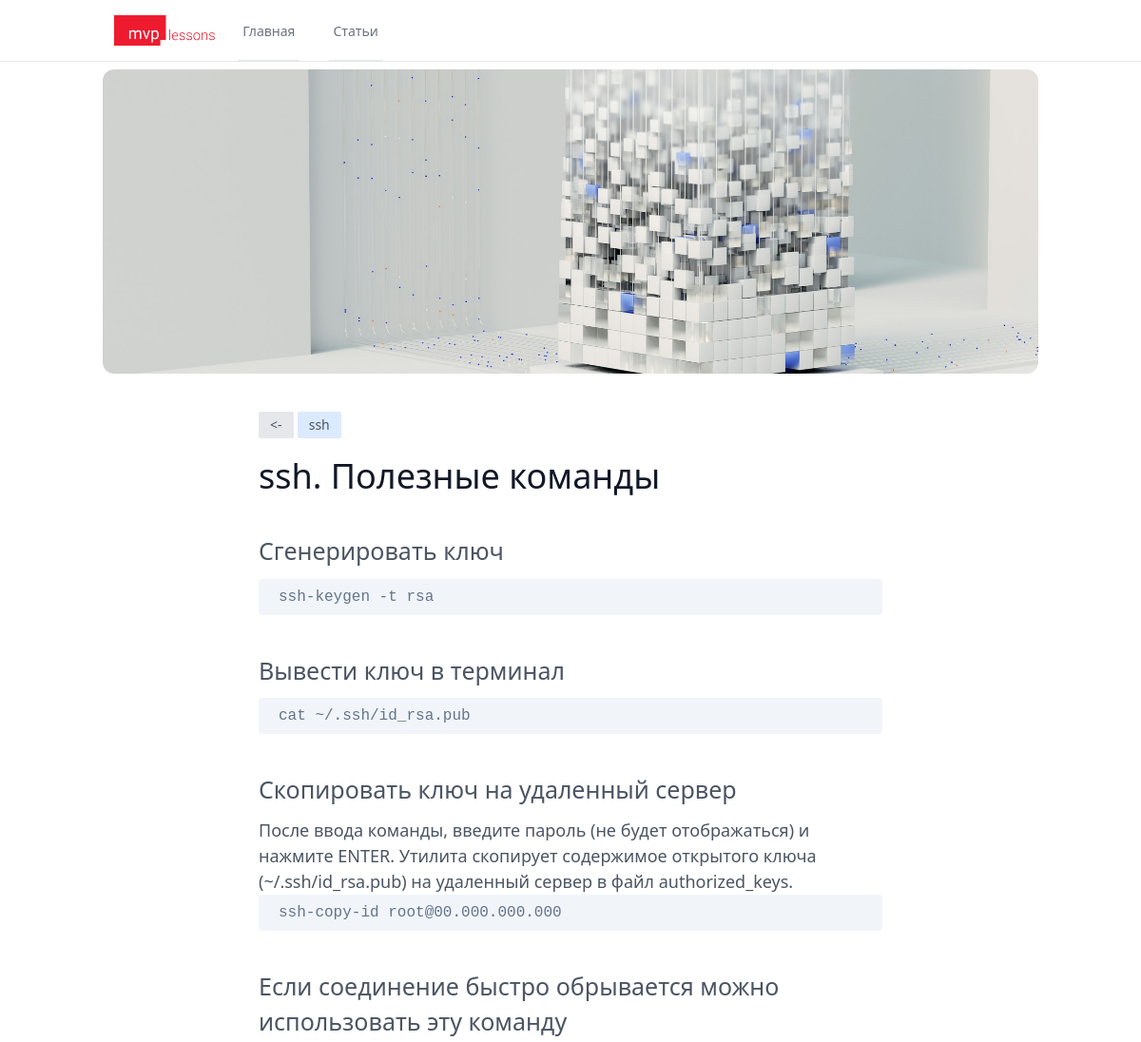
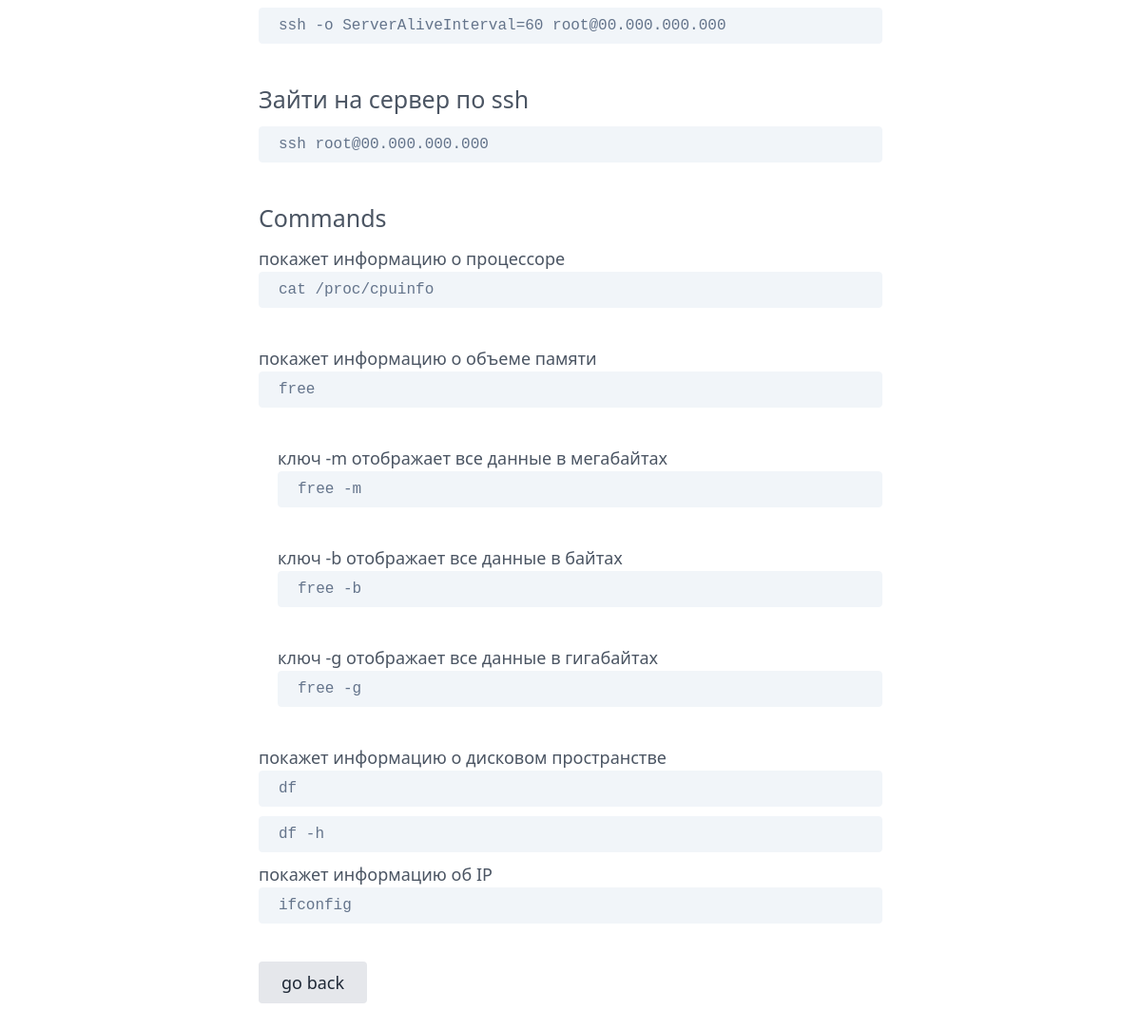
/articles/ssh-poleznye-komandy, run on the app's committed database (2 pictures, top to bottom).
### mvpcode/models.py (models this page shows, shortened)
class Article(models.Model):
    rubric = models.CharField(max_length=255, verbose_name='Рубрика')
    title = models.CharField(max_length=255, verbose_name='Заголовок')
    slug = models.SlugField(max_length=255, unique=True, db_index=True, verbose_name='slug')
    cover_photo = models.ImageField(upload_to='photos/articles/')
    article_head_photo = models.ImageField(upload_to='photos/articles/')
    short = models.TextField(blank=True, verbose_name='Короткое описание')
    text = models.TextField(blank=True, verbose_name='Текст')
    sort = models.CharField(max_length=4, blank=True, verbose_name='Сортировка')
    time_create = models.DateTimeField(auto_now_add=True, verbose_name='Создание')
    time_update = models.DateTimeField(auto_now=True, verbose_name='Обновлено')
    is_published = models.BooleanField(default=True, verbose_name='Опубликован')
    catarticle = models.ForeignKey('Categoryarticle', on_delete=models.PROTECT)
    class Meta:
        verbose_name = 'Статья'
        verbose_name_plural = 'Статьи'
        ordering = ['time_create', 'title']

### mvpcode/views.py (the view)
# urls.py: path('articles/<slug:slug>', ArticlesDetail.as_view(), name='articledetail'),
class ArticlesDetail(DetailView):
    model = Article
    template_name = 'mvpcode/articledetail.html'
    slug_url_kwarg = 'slug'
    context_object_name = 'article'
    def get_context_data(self, **kwargs):
        context = super().get_context_data(**kwargs)
        article = context['article']
        html_text = mark_safe(markdown(article.text))
        context['html_text'] = html_text
        return context

### mvpcode/templatetags/mvpcode_extras.py (called while the page is built)
@register.filter()
def convert_markdown(value):
    return markdown.markdown(value)

### mvpcode/templates/mvpcode/articledetail.html (shortened to what this page needs)
{% extends 'mvpcode/layout.html' %}
{% load mvpcode_extras %}
{% load static %}
{% block content %}
<section class="text-gray-600 body-font mb-20">
  <div class="container mx-auto flex px-5  items-center justify-center flex-col">
    <img class="w-full h-80 mb-10 object-cover object-center rounded-xl" alt="hero"
         src="{{ article.article_head_photo.url }}">
    <div class="text-left lg:w-2/3 w-full">
      <a href="{% url 'articles' %}" class="text-sm inline-block bg-gray-200 hover:bg-gray-100 py-1 px-3 rounded-sm mb-5"><-</a>
      <div class="text-sm inline-block bg-blue-100 py-1 px-3 rounded-sm mb-5">
        {{ article.rubric }}
      </div>
      <h1 class="title-font sm:text-4xl text-3xl mb-10 font-medium text-gray-900">
        {{ article.title }}
      </h1>
        <div class=" mkdocsWrap">
          {{ article.text|convert_markdown|safe }}
        </div>
      <div class="flex justify-start">
        <a href="{% url 'articles' %}" class="inline-flex text-gray-800 bg-gray-200 border-0 py-2 px-6 focus:outline-none hover:bg-gray-100 rounded text-lg">go back</a>
      </div>
    </div>
  </div>
</section>
{% endblock %}

### mvpcode/static/mvpcode/css/main.css (style rules this page uses)
.mkdocsWrap { margin-bottom: 40px; }
.mkdocsWrap h2 { font-size: 25px; margin-bottom: 10px; }
.mkdocsWrap ul { margin-left: 20px; }
.mkdocsWrap ul li { font-size: 16px; font-weight: 400; margin-bottom: 10px; }
.mkdocsWrap p { position: relative; margin-bottom: 40px; font-size: 18px; font-weight: 300; }
.mkdocsWrap p code { font-size: 16px; font-weight: 500; display: block; background-color: #f1f5f9; border: 1px solid #f1f5f9; color: #64748b; padding: 6px 20px; border-radius: 4px; margin-bottom: 10px; transition: ease 0.4s; }

### data on the page
Article: article_head_photo (picture), rubric "ssh", title "ssh. Полезные команды", text|convert_markdown "Сгенерировать ключ ssh-keygen -t rsa Вывести ключ в терминал cat ~/.ssh/id_rsa.pub Скопировать ключ на удаленный сервер После ввода команды, введите пароль (не будет отображаться) и нажмите ENTER. Утилита скопирует содержимое открытого ключа (~/.ssh/id_rsa.pub) на удаленный сервер в файл authorized_keys. ssh-copy-id root@00.000.000.000 Если соединение быстро обрывается можно использовать эту команду ssh -o ServerAliveInterval=60 root@00.000.000.000 Зайти на сервер по ssh ssh root@00.000.000.000 Commands покажет информацию о процессоре cat /proc/cpuinfo покажет информацию о объеме памяти free ключ -m отображает все данные в мегабайтах free -m ключ -b отображает все данные в байтах free -b…"
